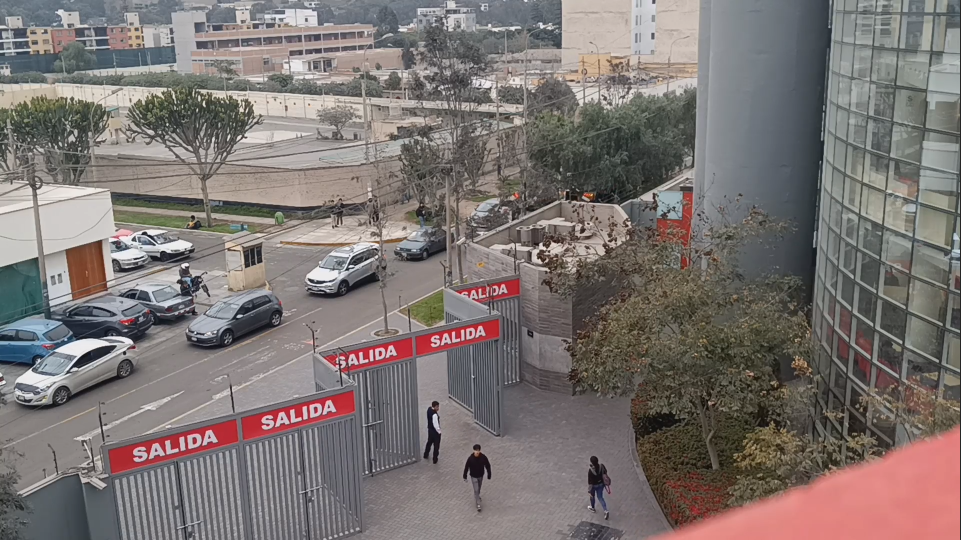
#> input picture Imagen/Entrada.png, 1921 x 1080 px, given in place of video.mp4, which was not available (shown at 1/2 size)
$ jupyter execute main.ipynb
#> lines starting #> are read from the running program, lines starting #| are printed output that depends on the picture; after the words box and inside, x2 and y2 are one past the last pixel; in counts of white or black regions, pixels touching at a corner belong together; pictures that were not available may be replaced by others from this repository, and a replacement may not be noted
[cell 1]
import cv2
import pickle
import numpy as np
import time

entrada = []
with open('espacios.pkl', 'rb') as file:
#> (reads Video/espacios.pkl from the repository)
    entrada = pickle.load(file)

video = cv2.VideoCapture('video.mp4')

start_time = None
end_time = None
tiempo_acumulado = 0
#total_detecciones = 0

while True:
    check, img = video.read()
#> img is the input picture: shape (1080, 1921, 3); mean B, G, R 114, 116.2, 124.2
    imgBN = cv2.cvtColor(img, cv2.COLOR_BGR2GRAY)
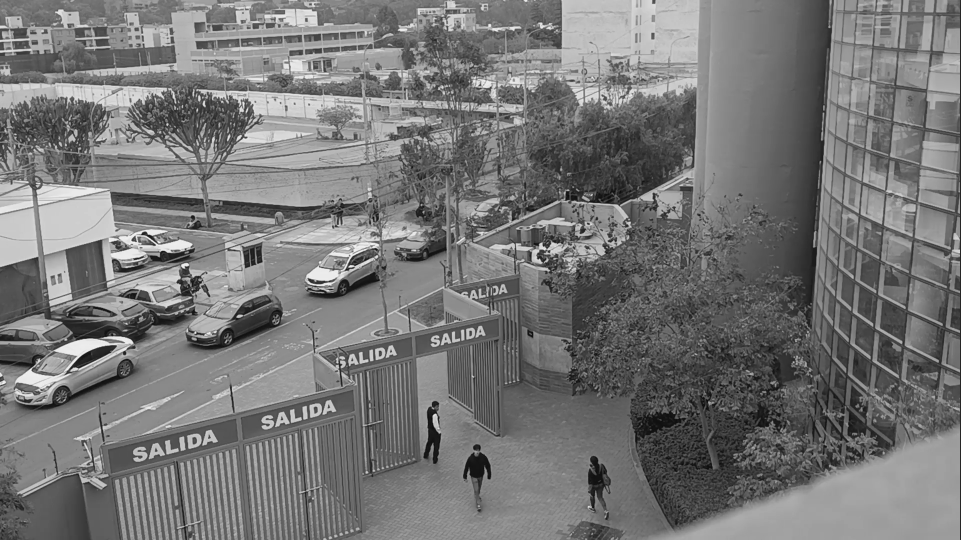
#> imgBN: shape (1080, 1921) (shown at 1/2 size); min 1, max 255, mean 118.4
    imgTH = cv2.adaptiveThreshold(imgBN, 255, cv2.ADAPTIVE_THRESH_GAUSSIAN_C, cv2.THRESH_BINARY_INV, 25, 16)
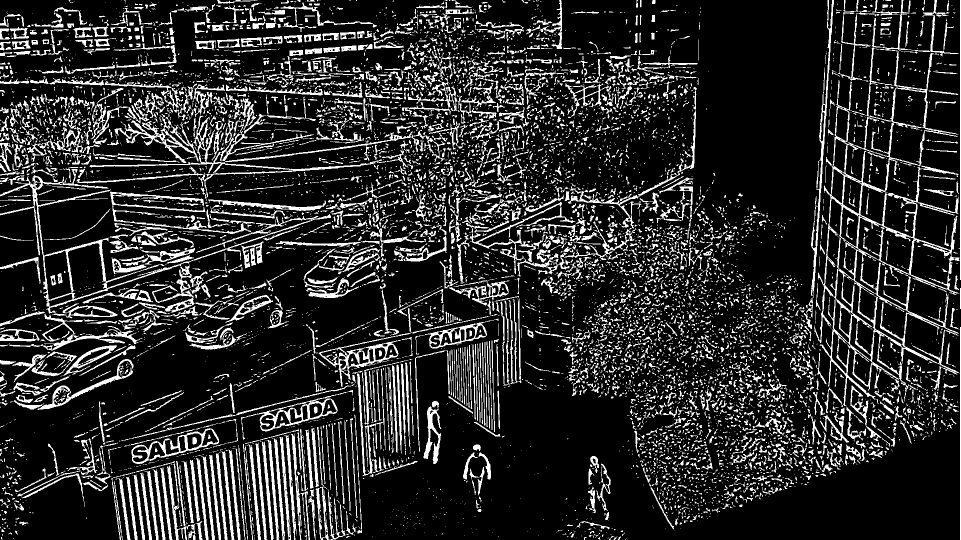
#> imgTH: shape (1080, 1921) (shown at 1/2 size); 16.8% white; 8395 white regions (6268 under 20 px), largest, box (x1, y1, x2, y2) and area: (1628, 0, 1919, 812) 25885, (153, 227, 895, 395) 8714, (0, 338, 662, 628) 7923
    imgMedian = cv2.medianBlur(imgTH, 5)
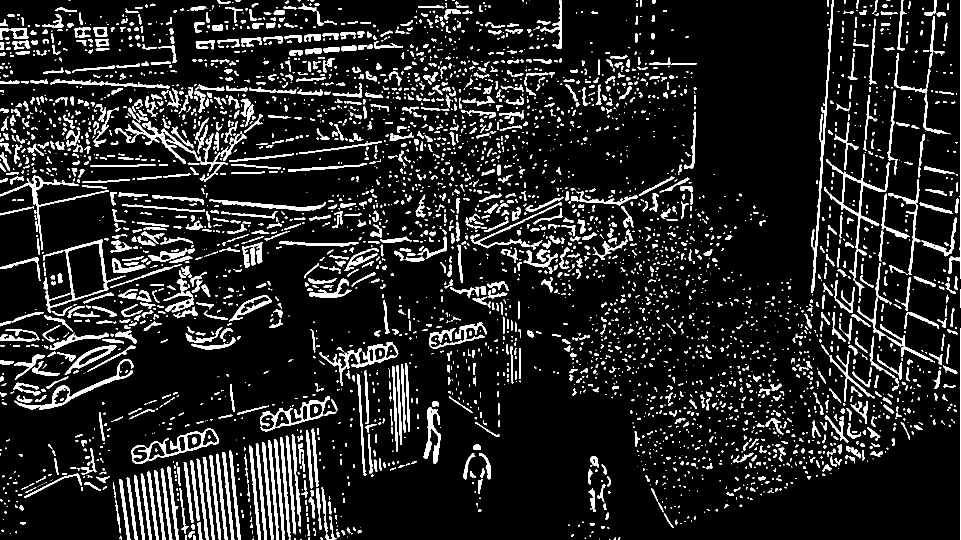
#> imgMedian: shape (1080, 1921) (shown at 1/2 size); 11.7% white; 4107 white regions (2187 under 20 px), largest, box (x1, y1, x2, y2) and area: (251, 241, 494, 363) 3150, (1622, 0, 1668, 585) 2569, (1648, 308, 1779, 497) 2391
    kernel = np.ones((5, 5), np.int8)
    imgDil = cv2.dilate(imgMedian, kernel)
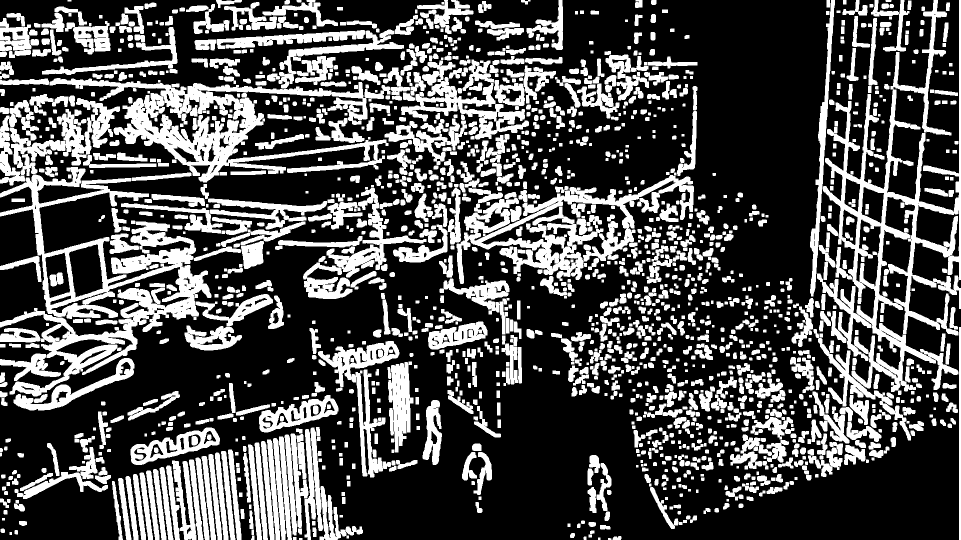
#> imgDil: shape (1080, 1921) (shown at 1/2 size); 30.6% white; 1718 white regions (1 under 20 px), largest, box (x1, y1, x2, y2) and area: (1634, 0, 1921, 790) 48011, (0, 334, 423, 793) 47039, (99, 156, 781, 365) 39371

    for i, (x, y, w, h) in enumerate(entrada):
        espacio = imgDil[y:y+h, x:x+w]
        count = cv2.countNonZero(espacio)
        cv2.putText(img, str(count), (x, y+h-10), cv2.FONT_HERSHEY_SIMPLEX, 0.5, (255, 255, 0), 1)
        cv2.rectangle(img, (x, y), (x+w, y+h), (0, 0, 255), 2)

        if count < 7300:
            cv2.rectangle(img, (x, y), (x+w, y+h), (0, 255, 0), 2)
            if start_time is None:
                start_time = time.time()
        elif count >= 7300 and start_time is not None:
            end_time = time.time()
            duration = end_time - start_time
            tiempo_acumulado += duration
            start_time = None
            #total_detecciones += 1
        cv2.putText(img, f"Detector {i + 1}", (x, y - 20), cv2.FONT_HERSHEY_SIMPLEX, 0.5, (255, 255, 0), 1)
#> this loop made 4 passes
#> count on passes 1 to 4: 7566, 12100, 11107, 12422
#> pass 1, `espacio = imgDil[y:y+h, x:x+w]`:
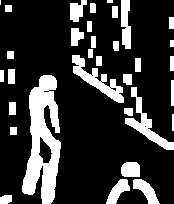
#> espacio: shape (204, 174); 21.3% white; 33 white regions (2 under 20 px), largest, box (x1, y1, x2, y2) and area: (22, 75, 61, 204) 2906, (72, 55, 124, 103) 803, (125, 87, 174, 150) 723
#> pass 2, `espacio = imgDil[y:y+h, x:x+w]`:
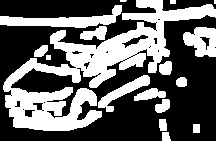
#> espacio: shape (141, 216); 39.7% white; 17 white regions (2 under 20 px), largest, box (x1, y1, x2, y2) and area: (3, 0, 216, 131) 8383, (0, 5, 122, 28) 1143, (183, 27, 216, 57) 703
#> pass 3, `espacio = imgDil[y:y+h, x:x+w]`:
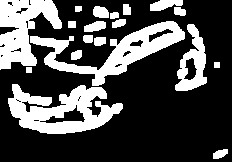
#> espacio: shape (162, 232); 29.6% white; 19 white regions, largest, box (x1, y1, x2, y2) and area: (8, 84, 123, 134) 3188, (30, 21, 185, 86) 2973, (0, 0, 62, 70) 2455
#> after the loop:
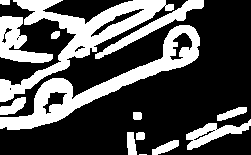
#> espacio: shape (155, 251); 31.9% white; 14 white regions (1 under 20 px), largest, box (x1, y1, x2, y2) and area: (0, 0, 174, 102) 4231, (0, 25, 200, 130) 4065, (0, 16, 53, 63) 1201
#> after the loop:
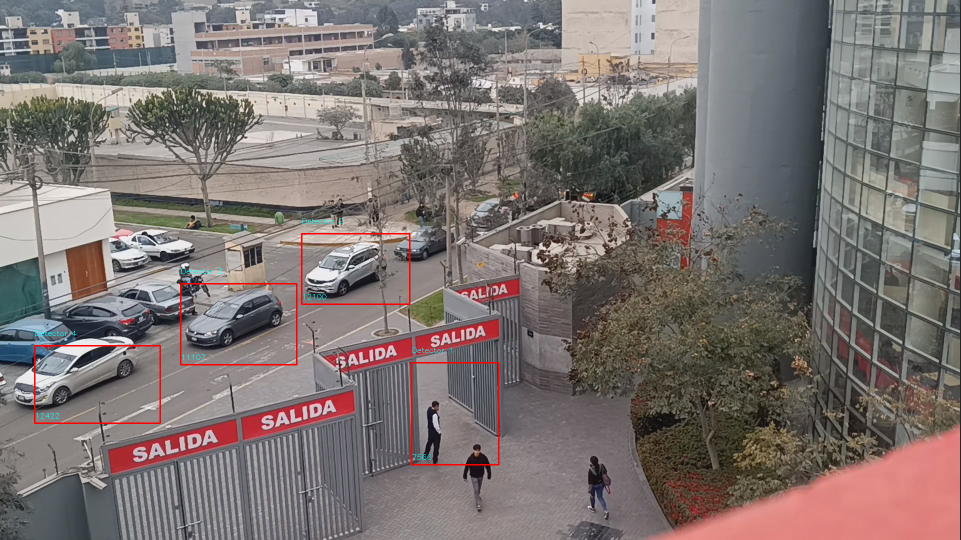
#> img: shape (1080, 1921, 3) (shown at 1/2 size); 0.5% of pixels changed, all inside (x1, y1, x2, y2) = (68, 437, 999, 931)
#> after the loop, tiempo_acumulado = 0

    tiempo_acumulado1 = tiempo_acumulado / 60.0
#> tiempo_acumulado1 = 0

    cv2.putText(img, f"Tiempo de deteccion: {tiempo_acumulado1:.3f} min", (10, 30), cv2.FONT_HERSHEY_SIMPLEX, 1, (0, 0, 255), 2)
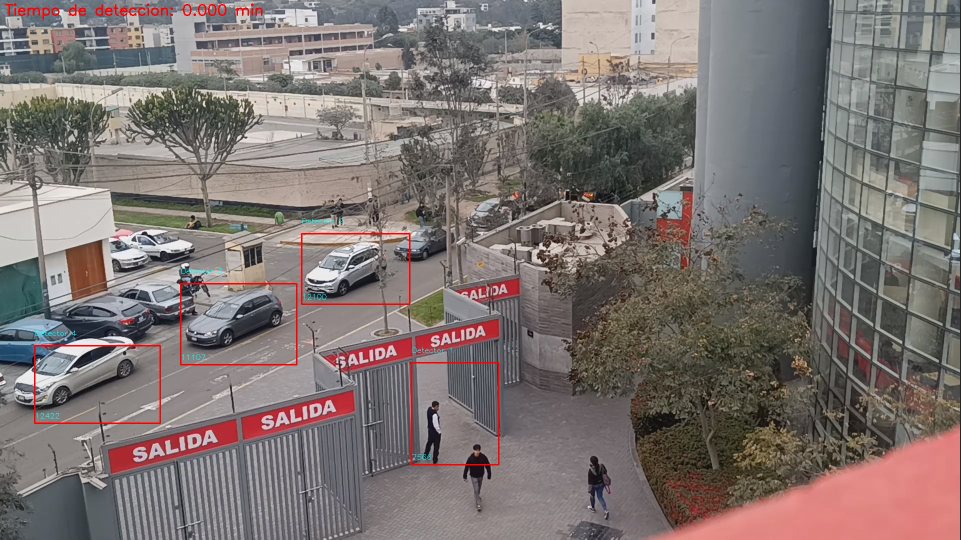
#> img: shape (1080, 1921, 3) (shown at 1/2 size); 0.16% of pixels changed, all inside (x1, y1, x2, y2) = (10, 7, 525, 39)
    #cv2.putText(img, f"Total de detecciones: {total_detecciones}", (10, 60), cv2.FONT_HERSHEY_SIMPLEX, 1, (0, 0, 255), 2)

    cv2.imshow('video', img)
    #cv2.imshow('video TH', imgTH)
    #cv2.imshow('video Median', imgMedian)
    #cv2.imshow('video Dilatada', imgDil)
    cv2.waitKey(10)

    if cv2.waitKey(10) & 0xFF == ord(' '):
#> (key Esc is pressed here)
        break

video.release()
cv2.destroyAllWindows()
